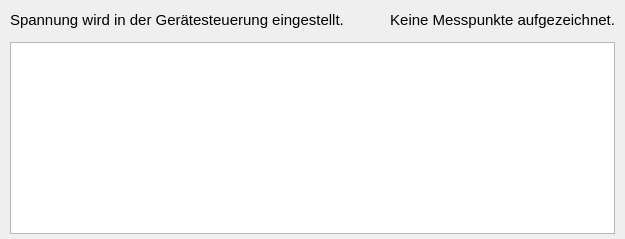
           <widget class="QWidget" name="voltage">
            <property name="sizePolicy">
             <sizepolicy hsizetype="Expanding" vsizetype="Expanding">
              <horstretch>0</horstretch>
              <verstretch>0</verstretch>
             </sizepolicy>
            </property>
            <attribute name="title">
             <string>Spannungskurve</string>
            </attribute>
            <layout class="QGridLayout" name="gridLayout_voltage" rowstretch="0,1,0">
             <property name="leftMargin">
              <number>10</number>
             </property>
             <property name="topMargin">
              <number>10</number>
             </property>
             <property name="rightMargin">
              <number>10</number>
             </property>
             <property name="bottomMargin">
              <number>5</number>
             </property>
             <item row="0" column="0">
              <layout class="QHBoxLayout" name="horizontalLayout_voltage">
               <item>
                <widget class="QLabel" name="label_voltageHint">
                 <property name="font">
                  <font>
                   <pointsize>11</pointsize>
                  </font>
                 </property>
                 <property name="text">
                  <string>Spannung wird in der Gerätesteuerung eingestellt.</string>
                 </property>
                </widget>
               </item>
               <item>
                <spacer name="horizontalSpacer_voltage">
                 <property name="orientation">
                  <enum>Qt::Orientation::Horizontal</enum>
                 </property>
                 <property name="sizeHint" stdset="0">
                  <size>
                   <width>40</width>
                   <height>20</height>
                  </size>
                 </property>
                </spacer>
               </item>
               <item>
                <widget class="QLabel" name="voltageStatus">
                 <property name="font">
                  <font>
                   <pointsize>11</pointsize>
                  </font>
                 </property>
                 <property name="text">
                  <string>Keine Messpunkte aufgezeichnet.</string>
                 </property>
                 <property name="alignment">
                  <set>Qt::AlignmentFlag::AlignRight|Qt::AlignmentFlag::AlignTrailing|Qt::AlignmentFlag::AlignVCenter</set>
                 </property>
                </widget>
               </item>
              </layout>
             </item>
             <item row="1" column="0">
              <widget class="QWidget" name="voltagePlot" native="true">
               <property name="sizePolicy">
                <sizepolicy hsizetype="MinimumExpanding" vsizetype="MinimumExpanding">
                 <horstretch>0</horstretch>
                 <verstretch>0</verstretch>
                </sizepolicy>
               </property>
              </widget>
             </item>
             <item row="2" column="0">
              <widget class="QTableView" name="voltageTable">
               <property name="sizePolicy">
                <sizepolicy hsizetype="Expanding" vsizetype="Maximum">
                 <horstretch>0</horstretch>
                 <verstretch>0</verstretch>
                </sizepolicy>
               </property>
               <property name="maximumSize">
                <size>
                 <width>16777215</width>
                 <height>200</height>
                </size>
               </property>
               <property name="font">
                <font>
                 <pointsize>11</pointsize>
                </font>
               </property>
               <property name="editTriggers">
                <set>QAbstractItemView::EditTrigger::NoEditTriggers</set>
               </property>
               <property name="alternatingRowColors">
                <bool>true</bool>
               </property>
               <property name="selectionMode">
                <enum>QAbstractItemView::SelectionMode::SingleSelection</enum>
               </property>
              </widget>
             </item>
            </layout>
           </widget>
